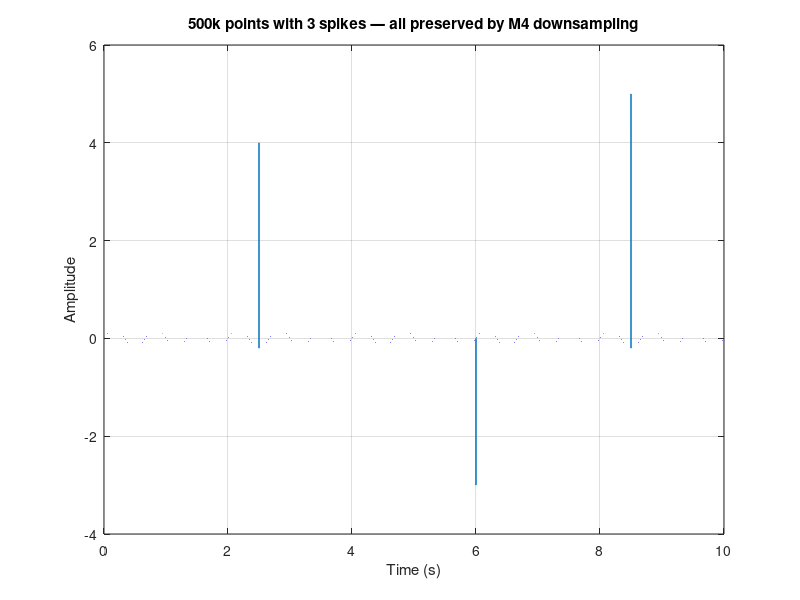

MATLAB code to generate this figure:
% Spikes Preserved — downsampling that doesn't hide outliers
% A long, mostly-smooth signal with three sharp spikes (~500k points). The
% plot's default M4 downsampling keeps the min and max of every pixel
% column, so the spikes stay visible at any zoom level — naive subsampling
% would drop them. Zoom into a spike to watch the full sample detail appear.


clear
close all

n = 500000;
t = linspace(0, 10, n);
y = 0.2 * sin(2*pi*1.5*t);
y(round(n*0.25)) =  4;        % sharp positive spike
y(round(n*0.60)) = -3;        % sharp negative spike
y(round(n*0.85)) =  5;

figure
plot(t, y)
title('500k points with 3 spikes — all preserved by M4 downsampling')
xlabel('Time (s)')
ylabel('Amplitude')
grid on
